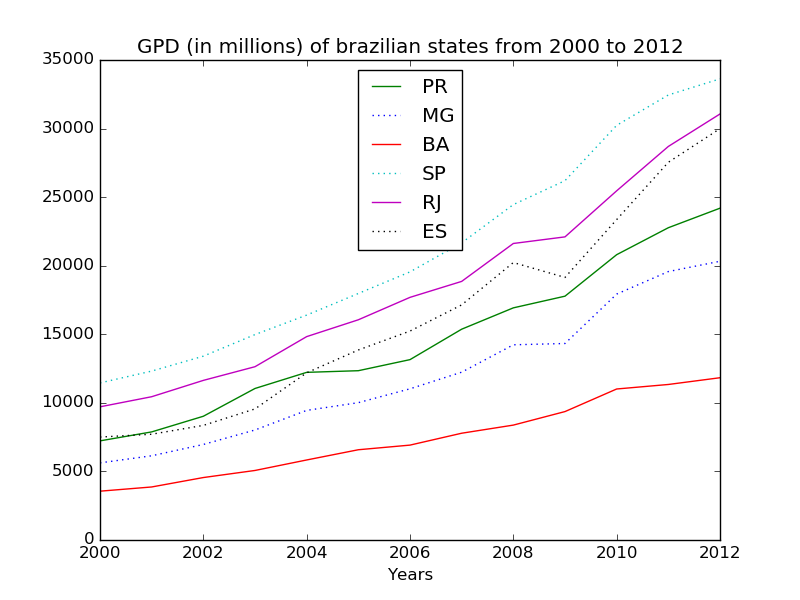

Write Python code to recreate this figure.
"""
This script generates a chart containing the GDP (Gross Domestic Product)
of some brazilian states.

The data has been extracted from DataSUS: http://www2.datasus.gov.br/DATASUS/index.php
"""

import csv
from matplotlib import pyplot as plt

# {'SP': ([gdp], [years])
with open('gdp_brasil_2000_to_2012.csv') as csvfile:
    rows = list(csv.reader(csvfile, delimiter=';'))
    # remove year from each row
    gdps_by_year = rows[1:]
    states = rows[0][1:]
    years = range(2000, 2013)

    # replace , for . (from 1001,10 to 1000.10)
    gdps_by_year = [map(lambda x: x.replace(',', '.'), gdps[1:]) for gdps in gdps_by_year]
    # transpose the rows, so we can have each row containing the state gdp
    # over the years
    gdps_by_state = list(map(list, zip(*gdps_by_year)))
    # put the data in a dict
    gdps_by_state = {state: gdps_year for state, gdps_year in zip(states, gdps_by_state)}
    selected_states = ('ES', 'SP', 'RJ', 'MG', 'PR', 'BA')
    selected_gdps = {state: gdps_year for state, gdps_year in gdps_by_state.items()
                     if state in selected_states}
    line_styles = ('g-', 'b:', 'r-', 'c:', 'm-', 'k:')
    for line_style, state, row in zip(line_styles, selected_gdps.keys(), selected_gdps.values()):
        plt.plot(years, row, line_style, label=state)
    plt.legend(loc=9)
    plt.xlabel('Years')
    plt.title('GPD (in millions) of brazilian states from 2000 to 2012')
    plt.savefig('gdp.png')
